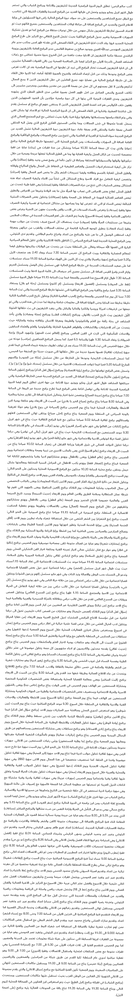
#> input picture preprocessing/images/1.png, 135 x 1000 px, shrunk from 745 x 5502 before the run
$ python -i preprocess.py   (imports and definitions only)
#> lines starting #> are read from the running program, lines starting #| are printed output that depends on the picture; after the words box and inside, x2 and y2 are one past the last pixel; in counts of white or black regions, pixels touching at a corner belong together


import cv2
import numpy as np
import copy

def read_image(image_name):
#> called with image_name = 'images/1.png'
    image = cv2.imread(image_name)
#> image is the input picture: shape (1000, 135, 3); min 116, max 255, mean 236.7
    return image

def binarize(image):
    image_gray = cv2.cvtColor(image,cv2.COLOR_BGR2GRAY)
    image_gray = cv2.bitwise_not(image_gray)
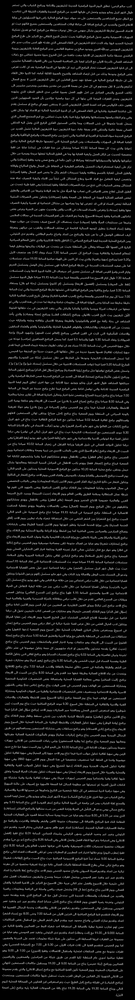
#> image_gray: shape (1000, 135); min 0, max 139, mean 18.3
    image_thresholded = cv2.threshold(image_gray, 0, 255, cv2.THRESH_BINARY| cv2.THRESH_OTSU)[1]
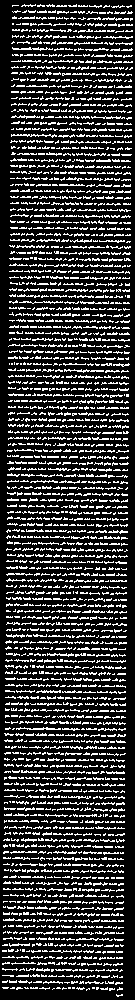
#> image_thresholded: shape (1000, 135); 21.9% white in thin lines or dots
    return image_thresholded

#TODO: Add some function for noise removal.

def fix_skew(image):
    coords = np.column_stack(np.where(image > 0))
#> coords = 29516 pairs, first value 4 to 996, second value 2 to 132
    angle  = cv2.minAreaRect(coords)[-1]
#> angle = -0.587

    if angle < -45:
        angle = - (90 + angle)
    else:
        angle = - angle
#> angle = 0.587

    (h,w) = image.shape[:2]
#> h = 1000; w = 135
    center = ( w//2 , h//2)
#> center = (67, 500)
    M = cv2.getRotationMatrix2D(center, angle, 1.0)
#> M = [[1, 0.0102, -5.12], [-0.0102, 1, 0.713]]
    rotated = cv2.warpAffine(image, M, (w,h), flags=cv2.INTER_CUBIC, borderMode= cv2.BORDER_REPLICATE)
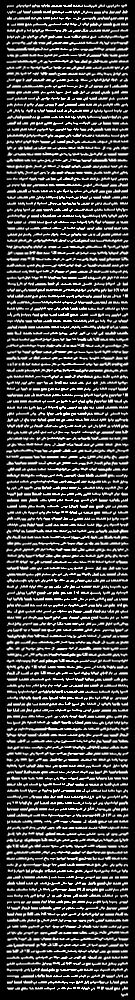
#> rotated: shape (1000, 135); min 0, max 255, mean 58
    return rotated


# folder = "./images/"

# PIPELINE : read -> binarize -> fix_skew -> segment lines -> segment words.


def preproc(image_path):
    img = read_image(image_path)
    binarized_img = binarize(img)
    skew_fixed = fix_skew(binarized_img)
    #add here any other preprocessing steps
    clean_img = skew_fixed
    return clean_img

>>> result = preproc('images/1.png')

$ run again, on preprocessing/images/10.png
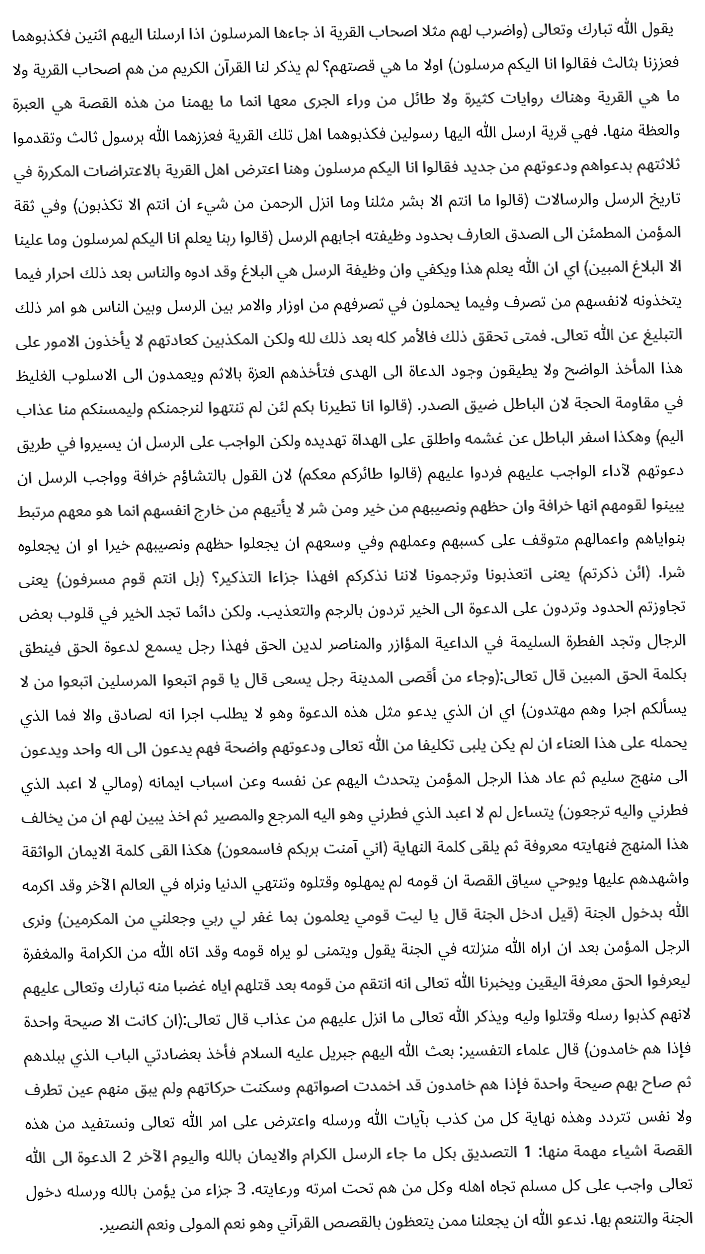
#> input picture preprocessing/images/10.png, 705 x 1254 px
#> in read_image, image is the input picture: shape (1254, 705, 3); min 0, max 255, mean 237.5
#> in binarize, `image_thresholded = cv2.threshold(image_gray, 0, 255, cv2.THRESH_BINAR..`:
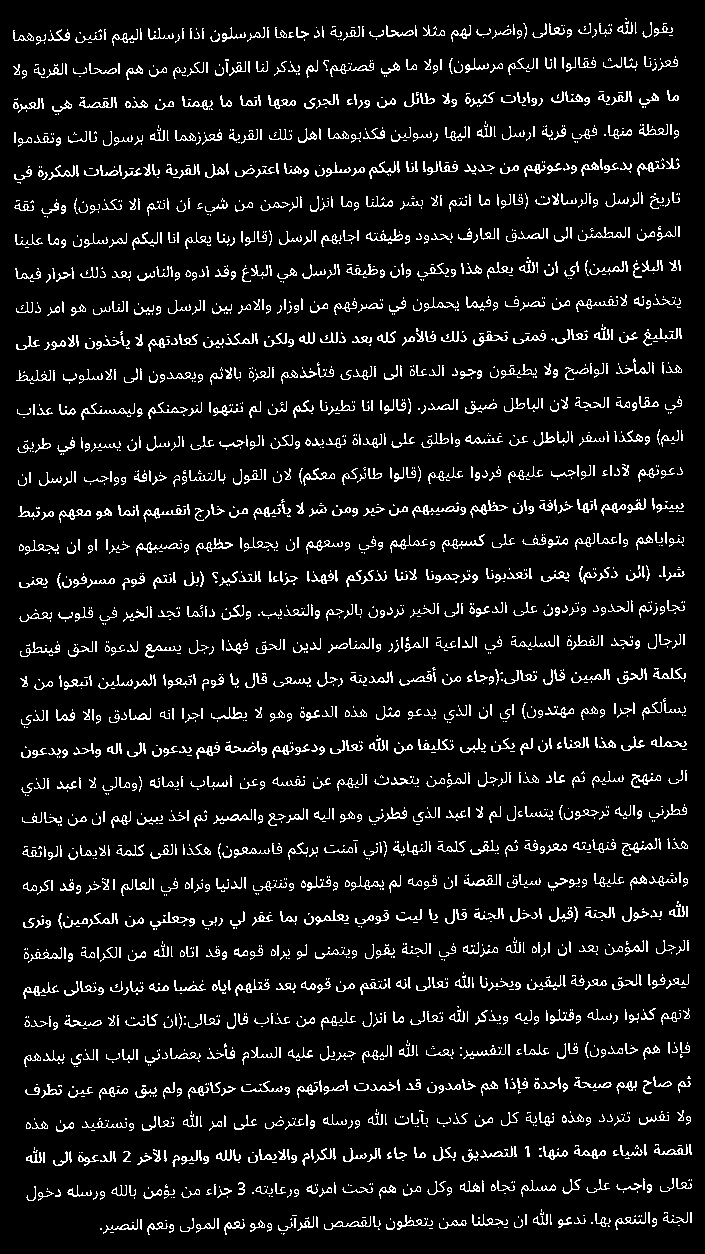
#> image_thresholded: shape (1254, 705); 8.2% white in thin lines or dots
#> coords = 72272 pairs, first value 18 to 1234, second value 13 to 691
#> in fix_skew, `angle  = cv2.minAreaRect(coords)[-1]`: angle = -89.31
#> in fix_skew, `angle = - (90 + angle)`: angle = -0.694
#> M = [[1, -0.0121, 7.62], [0.0121, 1, -4.22]]
#> in fix_skew, `rotated = cv2.warpAffine(image, M, (w,h), flags=cv2.INTER_CUBIC, borde..`:
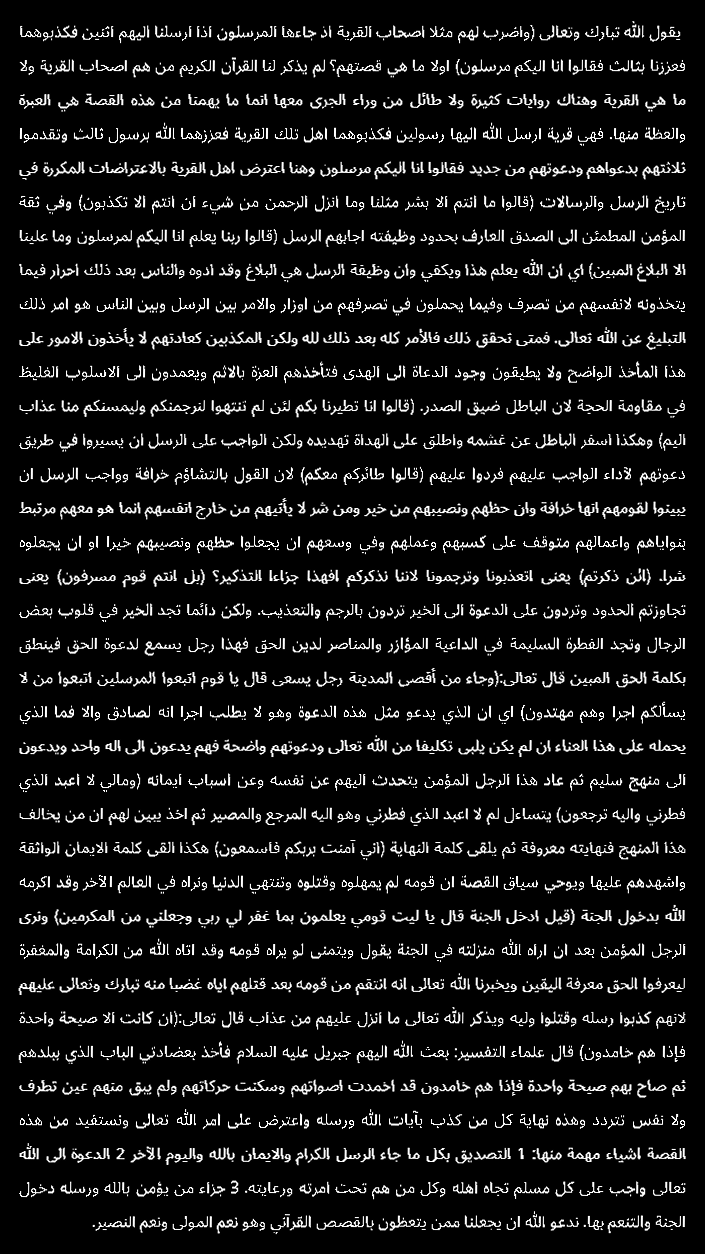
#> rotated: shape (1254, 705); min 0, max 255, mean 21.5

$ run again, on preprocessing/images/3.png
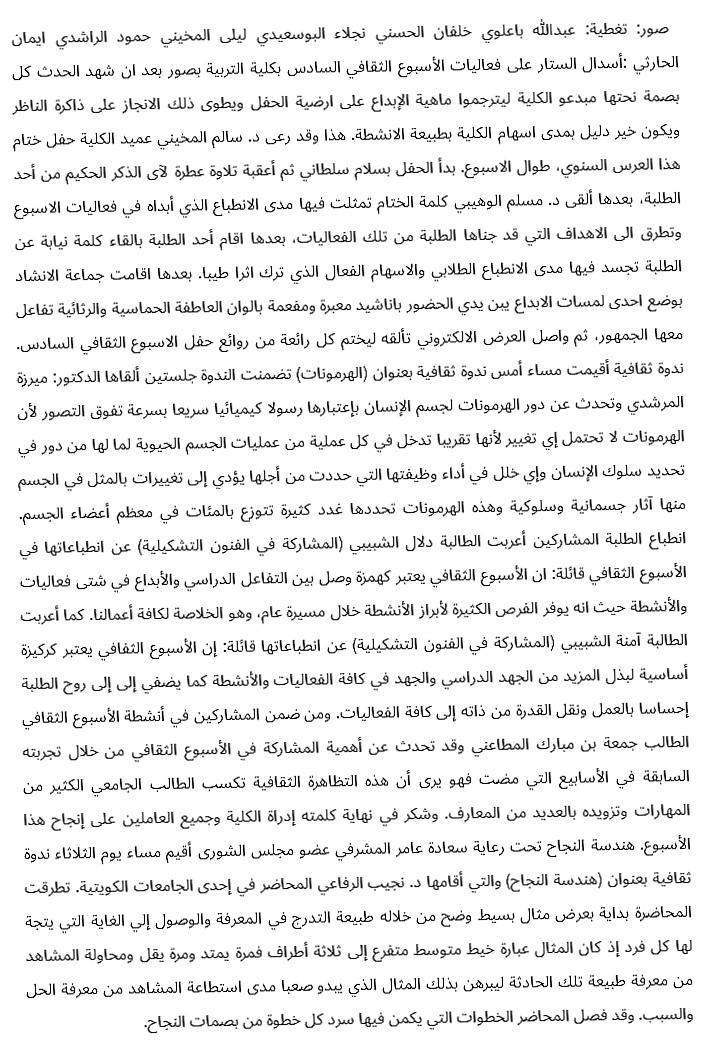
#> input picture preprocessing/images/3.png, 705 x 1052 px
#> in read_image, image is the input picture: shape (1052, 705, 3); min 0, max 255, mean 237.5
#> in binarize, `image_thresholded = cv2.threshold(image_gray, 0, 255, cv2.THRESH_BINAR..`:
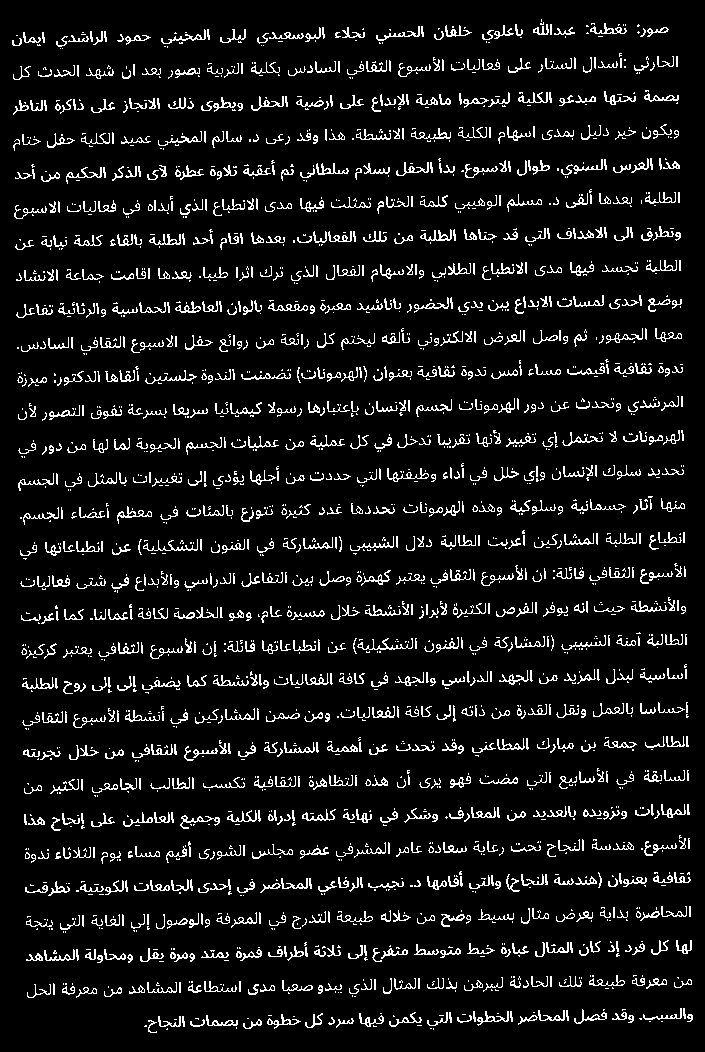
#> image_thresholded: shape (1052, 705); 8.2% white in thin lines or dots
#> coords = 60900 pairs, first value 19 to 1032, second value 12 to 692
#> in fix_skew, `angle  = cv2.minAreaRect(coords)[-1]`: angle = -89.08
#> in fix_skew, `angle = - (90 + angle)`: angle = -0.923
#> M = [[1, -0.0161, 8.51], [0.0161, 1, -5.6]]
#> in fix_skew, `rotated = cv2.warpAffine(image, M, (w,h), flags=cv2.INTER_CUBIC, borde..`:
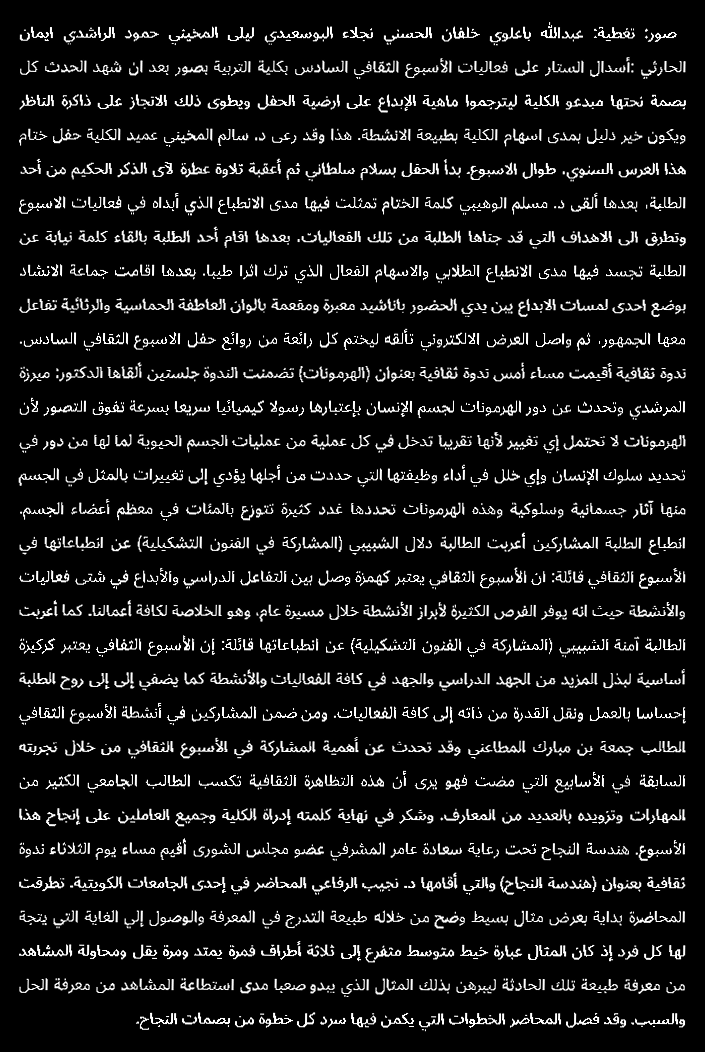
#> rotated: shape (1052, 705); min 0, max 255, mean 21.6
